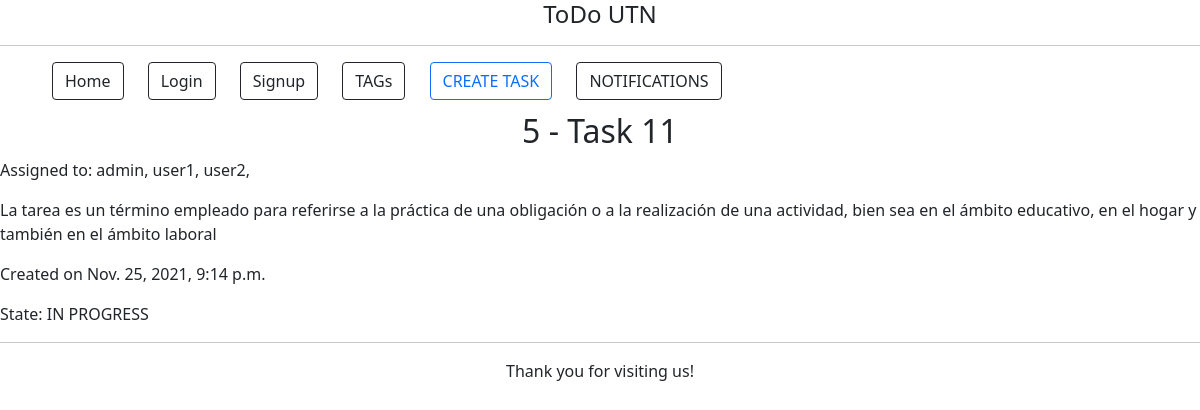
Page /tasks/5/ on the committed database.
### tasks/models.py (models this page shows, shortened)
class Task(models.Model):
    title = models.CharField(max_length=100)
    body = models.TextField()
    date = models.DateTimeField(auto_now_add=True)  # automatically populates date when constructed.
    assigned = models.ManyToManyField(User, default=None)
    tags = models.ManyToManyField(Tag, blank=True)
    IN_PROGRESS = 'IN PROGRESS'
    FINISHED = 'FINISHED'
    STATE_CHOICES = (
        (IN_PROGRESS, 'In Progress'),
        (FINISHED, 'Finished'),
    )
    state = models.CharField(
        max_length=12,
        choices=STATE_CHOICES,
        default=IN_PROGRESS,
    )

### tasks/views.py (the view)
# urls.py: url(r'^(?P<task_id>[0-9]+)/$', views.task_details, name='detail'),
def task_details(request, task_id):
    task = Task.objects.get(id=task_id)
    return render(request, 'tasks/task_detail.html', {'task': task})

### tasks/templates/tasks/task_detail.html
{% extends 'homepage.html' %}
{% block content %}
    <div class="task-detail">
        <div class="article">
            <h2>{{ task.id }} - {{ task.title }}</h2>
            <p>Assigned to:
                {% for user in task.assigned.all %}
                {{ user }},
                {% endfor %}
            </p>
            <p>{{ task.body }}</p>
            <p>Created on {{ task.date }}</p>
            <p>State: {{ task.state }}</p>
        </div>
    </div>
{% endblock %}

### static/styles.css (style rules this page uses)
h2 { font-size 1em !important; }
h1, h2, footer { text-align: center; }

### rows in the picture
Task: id "5", title "Task 11", body "La tarea es un término empleado para referirse a la práctica de una obligación o a la realización de una actividad, bien sea en el ámbito educativo, en el hogar y también en el ámbito laboral", date "Nov. 25, 2021, 9:14 p.m.", state "IN PROGRESS"

### other values in the picture
{{ user }} "admin"
{{ user }} "user1"
{{ user }} "user2"
